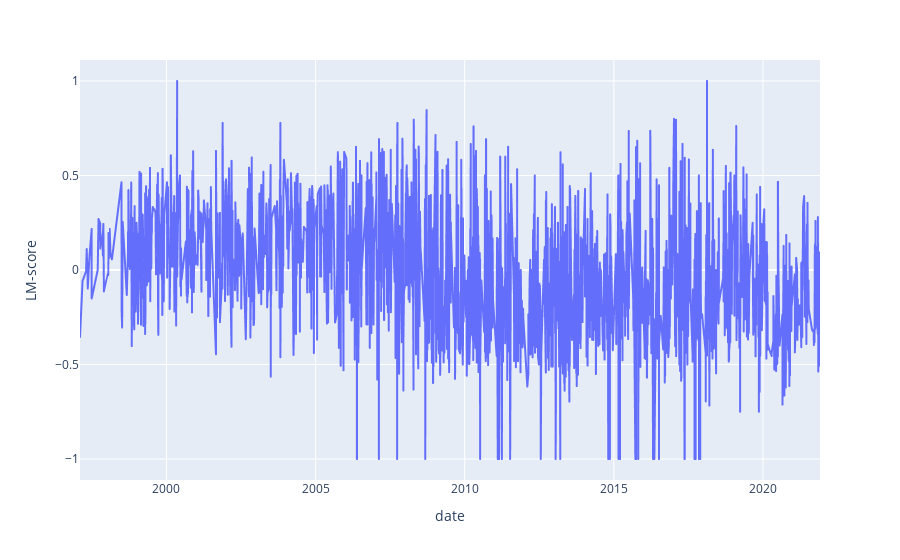

The cell this chart's notebook holds for it:
### Code cell
fig=df.plot(x="date",y="LM-score",backend='plotly')
fig.show()
#peu lisible

### Figure 1 — Plotly figure (JSON) as saved in the notebook; plotly's stock layout.template omitted (floating-point values rounded to 4 significant figures; data arrays with more than 128 entries replaced by an {"elided": "..."} marker saying what was removed)
{"data": [{"hovertemplate": "date=%{x}<br>LM-score=%{y}<extra></extra>", "legendgroup": "", "line": {"color": "#636efa", "dash": "solid"}, "marker": {"symbol": "circle"}, "mode": "lines", "name": "", "showlegend": false, "type": "scattergl", "x": {"elided": "2330 str values"}, "xaxis": "x", "y": {"elided": "2330 float values"}, "yaxis": "y"}], "layout": {"autosize": true, "legend": {"tracegroupgap": 0}, "margin": {"t": 60}, "xaxis": {"anchor": "y", "autorange": true, "domain": [0, 1], "range": ["1997-02-07", "2021-11-29"], "title": {"text": "date"}, "type": "date"}, "yaxis": {"anchor": "x", "autorange": true, "domain": [0, 1], "range": [-1.111, 1.111], "title": {"text": "LM-score"}, "type": "linear"}}}
